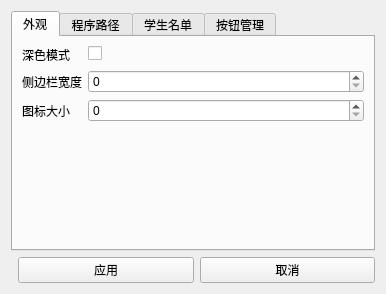
<?xml version="1.0" encoding="UTF-8"?>
<ui version="4.0">
 <class>SettingsDialog</class>
 <widget class="QDialog" name="SettingsDialog">
  <layout class="QVBoxLayout" name="verticalLayout">
   <item>
    <widget class="QTabWidget" name="tabWidget">
     <widget class="QWidget" name="appearanceTab"><attribute name="title"><string>外观</string></attribute><layout class="QFormLayout" name="formLayout"><item row="0" column="0"><widget class="QLabel" name="label"><property name="text"><string>深色模式</string></property></widget></item><item row="0" column="1"><widget class="QCheckBox" name="darkModeCheckBox"/></item><item row="1" column="0"><widget class="QLabel" name="label2"><property name="text"><string>侧边栏宽度</string></property></widget></item><item row="1" column="1"><widget class="QSpinBox" name="sidebarWidthSpinBox"/></item><item row="2" column="0"><widget class="QLabel" name="label3"><property name="text"><string>图标大小</string></property></widget></item><item row="2" column="1"><widget class="QSpinBox" name="iconSizeSpinBox"/></item></layout></widget>
     <widget class="QWidget" name="programTab"><attribute name="title"><string>程序路径</string></attribute><layout class="QHBoxLayout" name="horizontalLayout"><item><widget class="QLineEdit" name="seewoPathLineEdit"/></item><item><widget class="QPushButton" name="browseSeewoButton"><property name="text"><string>浏览...</string></property></widget></item></layout></widget>
     <widget class="QWidget" name="studentsTab"><attribute name="title"><string>学生名单</string></attribute><layout class="QVBoxLayout" name="verticalLayout2"><item><widget class="QLabel" name="studentCountLabel"><property name="text"><string>当前名单: 0 人</string></property></widget></item><item><widget class="QPushButton" name="importStudentsButton"><property name="text"><string>导入名单</string></property></widget></item></layout></widget>
     <widget class="QWidget" name="buttonsTab"><attribute name="title"><string>按钮管理</string></attribute><layout class="QHBoxLayout" name="horizontalLayout2"><item><widget class="QListWidget" name="buttonListWidget"/></item><item><layout class="QVBoxLayout" name="verticalLayout4"><item><widget class="QPushButton" name="addButtonButton"><property name="text"><string>添加</string></property></widget></item><item><widget class="QPushButton" name="removeButtonButton"><property name="text"><string>删除</string></property></widget></item><item><widget class="QPushButton" name="moveUpButton"><property name="text"><string>上移</string></property></widget></item><item><widget class="QPushButton" name="moveDownButton"><property name="text"><string>下移</string></property></widget></item></layout></item></layout></widget>
    </widget>
   </item>
   <item><layout class="QHBoxLayout" name="buttonsLayout"><item><spacer name="sp"><property name="orientation"><enum>Qt::Horizontal</enum></property></spacer></item><item><widget class="QPushButton" name="applyButton"><property name="text"><string>应用</string></property></widget></item><item><widget class="QPushButton" name="cancelButton"><property name="text"><string>取消</string></property></widget></item></layout></item>
  </layout>
 </widget>
 <resources/>
 <connections/>
</ui>
